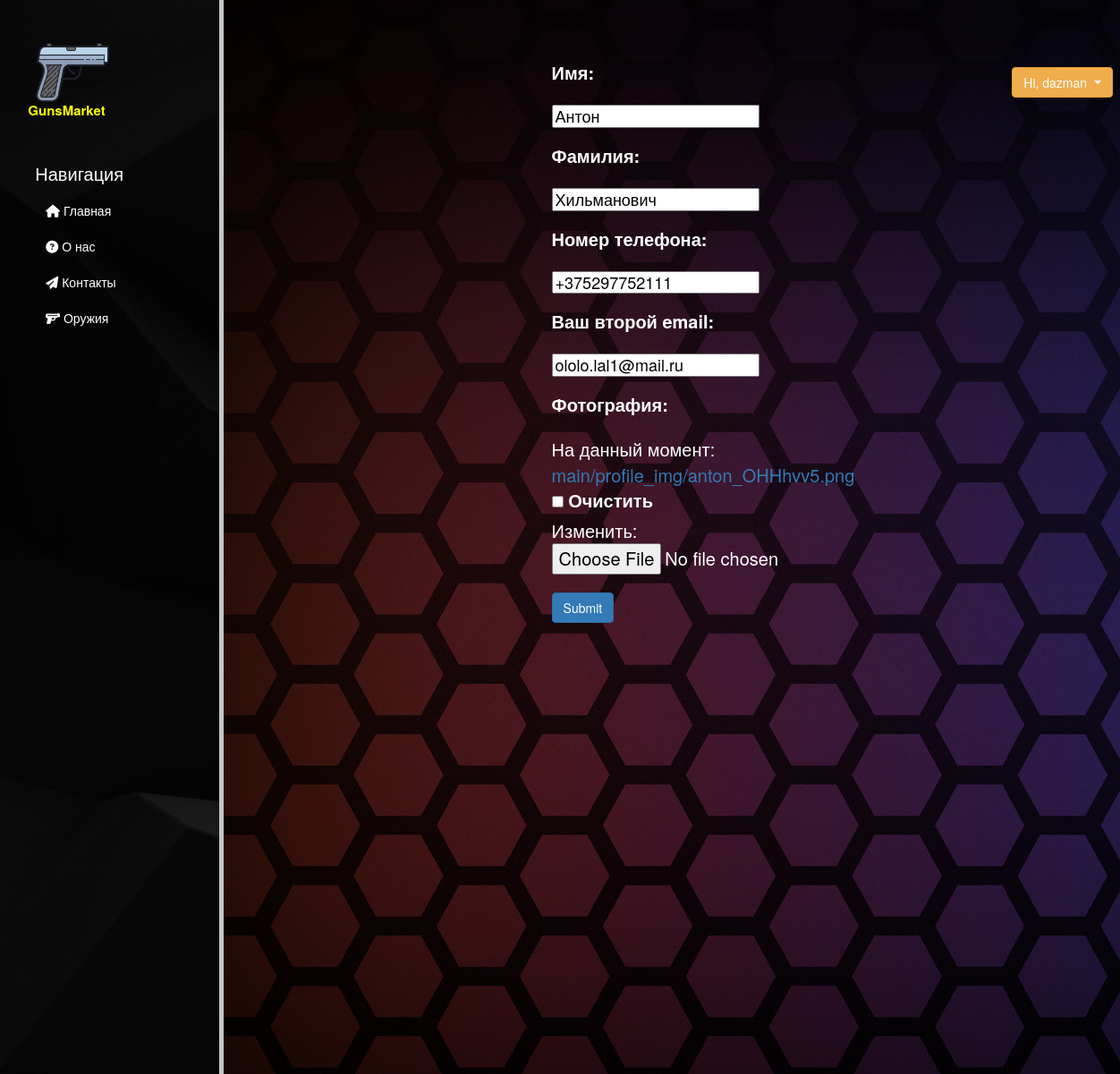
The app's page /edit/1 (signed in) with its own data.
### main/models.py (models this page shows, shortened)
class Profile(models.Model):
    user = models.OneToOneField(User, blank=True, on_delete=models.CASCADE)
    name = models.CharField("Имя", max_length=50)
    surname = models.CharField("Фамилия", max_length=100)
    phone = models.CharField("Номер телефона", max_length=30)
    email2 = models.EmailField("Ваш второй email", max_length=50, null=True, blank=True)
    image = models.ImageField("Фотография", upload_to='main/profile_img', blank=True, null=True)
    date_create = models.DateTimeField(auto_now_add=True)
    class Meta:
        verbose_name = 'Профиль'
        verbose_name_plural = 'Профили'

### main/views.py (the view)
# urls.py: path('edit/<int:id>', views.edit_profile, name='edit_profile'),
def edit_profile(request, id):
    profile = request.user.profile
    form = ProfileEditForm(instance=profile)
    if request.method == "POST":
        form = ProfileEditForm(request.POST, request.FILES, instance=profile)
        if form.is_valid():
            form.save()
    if id != request.user.id:
        return redirect('error_page')
    context = {'form': form }
    return render(request, 'main/edit_profile.html', context)

### main/forms.py
class ProfileEditForm(ModelForm):
    class Meta:
        model = Profile
        fields = '__all__'
        exclude = ['user']

### guns/context_processors.py (called while the page is built)
def cart(request):
    return {'cart': Cart(request)}

### main/templates/main/edit_profile.html (shortened to what this page needs)
{% extends 'main/all.html' %}
{% load static %}
{% block content %}
<div class="edit-profile">
    <form method="POST" action="" enctype="multipart/form-data">
        <div class="form-group">
            <h3>{{ form.name.label_tag }}</h3>
            <h4>{{ form.name }}</h4>
        </div>
        <div class="form-group">
            <h3>{{ form.surname.label_tag }}</h3>
            <h4>{{ form.surname }}</h4>
        </div>
        <div class="form-group">
            <h3>{{ form.phone.label_tag }}</h3>
            <h4>{{ form.phone }}</h4>
        </div>
        <div class="form-group">
            <h3>{{ form.email2.label_tag }}</h3>
            <h4>{{ form.email2 }}</h4>
        </div>
        <div class="photo">
            <h3>{{ form.image.label_tag }}</h3>
            <p>{{ form.image }}</p>
        </div>
        <input class="btn btn-primary" type="submit" name="Confirm changes">
    </form>
</div>
{% endblock %}

### main/templates/main/all.html (shortened to what this page needs)
{% load static %}
<html lang="ru">
<head>
    <link rel="stylesheet" href="https://cdn.jsdelivr.net/npm/bootstrap@5.1.3/dist/css/bootstrap.min.css">
    <link rel="stylesheet" href="{% static 'main/css/main.css' %}">
    <link rel="stylesheet" type="text/css" href="//netdna.bootstrapcdn.com/bootstrap/3.1.1/css/bootstrap.min.css">
    <link rel="stylesheet" href="https://cdnjs.cloudflare.com/ajax/libs/twitter-bootstrap/3.3.7/css/bootstrap.min.css" />
    <link rel="stylesheet" href="https://cdnjs.cloudflare.com/ajax/libs/font-awesome/4.7.0/css/font-awesome.min.css" />
</head>
<body>
    <aside>
        <a href="{% url 'home' %}"><img src="{% static 'main/img/gun.png' %}"></a>
        <span class="logo">GunsMarket</span>
        <h3>Навигация</h3>
        <ul>
            <a href="{% url 'home' %}"><li><i class="fa-solid fa-house"></i> Главная</li></a>
            <a href="{% url 'about' %}"><li><i class="fa-solid fa-circle-question"></i> О нас</li></a>
            <a href="{% url 'info' %}"><li><i class="fa-solid fa-paper-plane"></i> Контакты</li></a>
            <a href="{% url 'guns' %}"><li><i class="fa-solid fa-gun"></i> Оружия</li></a>
        </ul>
        <div class="features">
        {% if request.user.is_authenticated %}
        <div class="btn-group">
              <button type="button" class="btn btn-warning dropdown-toggle" data-toggle="dropdown" aria-haspopup="true" aria-expanded="false">
                    Hi, {{ request.user }}
              </button>
        </div>
        {% else %}
        <li><a href="{% url 'register' %}" class="btn btn-outline-info">Регистрация</a> | <a href="{% url 'login' %}" class="btn btn-outline-info">Войти</a></li>
        {% endif %}
    </div>
    </aside>
    <main>
        {% block content %}
        {% endblock %}
    </main>
</body>
</html>

### main/static/main/css/main.css (style rules this page uses)
body { background-image: url('img/nastol.com.ua-8908.png'); }
aside img { width: 100px; }
aside h3 { font-size: 20px; margin-top: 30px; margin-left: 8px; color: #white; }
aside .logo { font-size: 15px; font-weight: bold; position: relative; top: -18px; color: yellow; }
aside { float: left; background-image: url('img/Backgrounds_Black_cubic_background_094966_.png'); width: 20%; padding: 2.5%; height: 150vh; color: white; border-right: 5px solid #c6c6c6; }
main { float: left; color: black; margin-top: 50px; text-align: center; width: 75%; }
aside ul { list-style: none }
aside a { text-decoration: none }
aside ul li { color: #fff; display: block; margin-top: 20px; transition: transform .6s ease; }
main h3 { font-size: 20px; margin: 20px auto; color: white; }
main p { font-size: 20px; margin: 20px auto; color: white; }
div a { list-style: none }
.btn-group { list-style: none; position: relative; right: -1100px; top: -300px; }
.edit-profile { text-align: left; margin: 10px 39%; }

### records on screen
Profile: name "Антон", surname "Хильманович", phone "+375297752111", email2 "ololo.lal1@mail.ru"

### other values on screen
{{ request.user }} "dazman"
